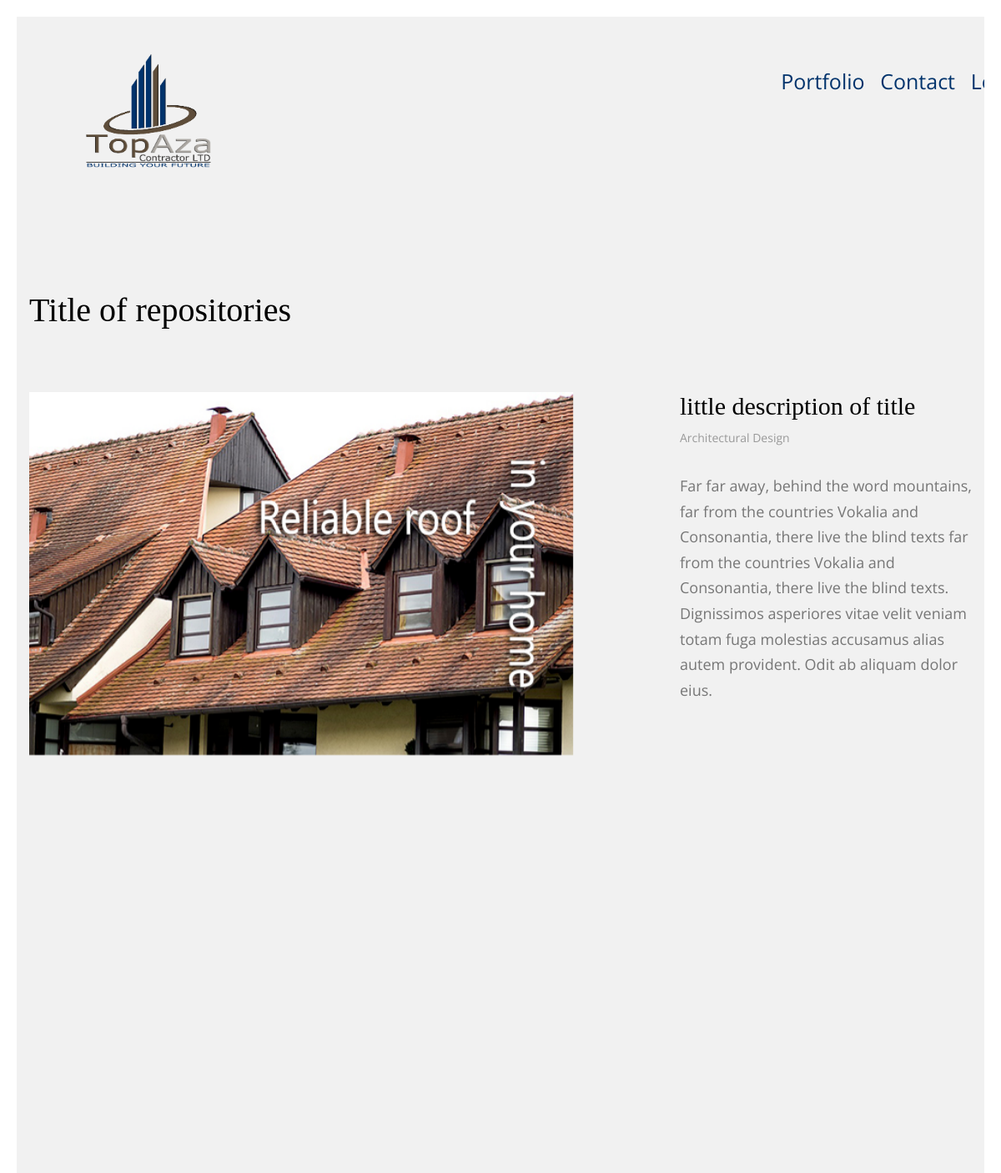
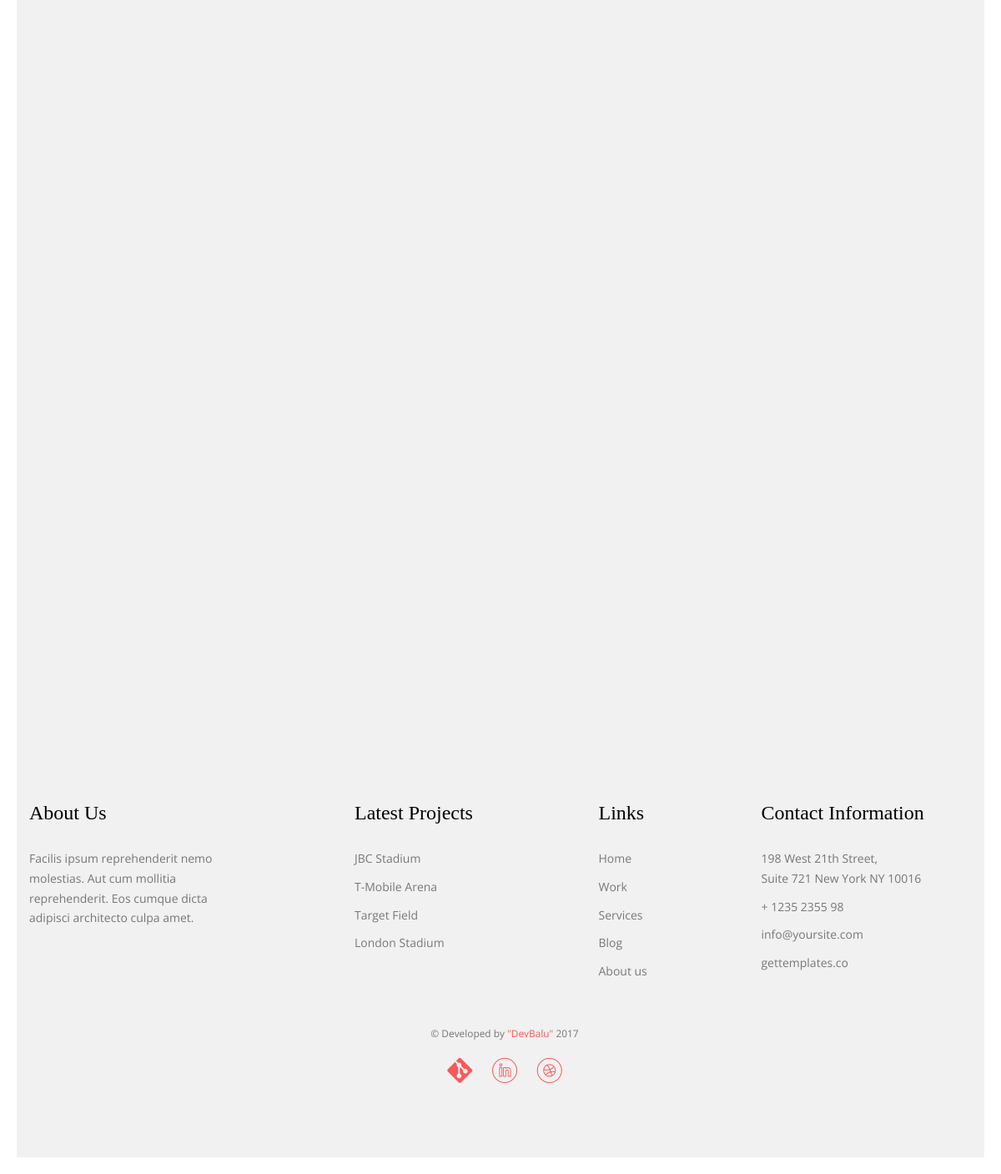
/single.php?idg=2, run on the app's committed database (2 pictures, top to bottom).
### tables this page shows
CREATE TABLE `post` (
  `id` int(11) NOT NULL,
  `id_gr` int(11) NOT NULL,
  `id_cat` int(11) NOT NULL,
  `title` varchar(255) NOT NULL,
  `desc_title` varchar(255) NOT NULL,
  `description` text NOT NULL
);

CREATE TABLE `images` (
  `id` int(11) NOT NULL,
  `id_post` int(11) NOT NULL,
  `bg` varchar(255) NOT NULL
);

### single.php (the view, shortened to what this page needs)
<?php
	require_once("php/connect.php");
	if(!empty($_GET['idg'])){
		$idg = $_GET['idg'];
	}else {
		header("Location:" . $_SERVER['REQUEST_SCHEME'] . '://' . $_SERVER['HTTP_HOST'] . '/AurelBs/index.php');
	}
	if($con){
		$sql = "SELECT * FROM `categories` WHERE `categories`.`id_group` = $idg";
		$category_query = $con->query($sql);
		$num_row_cat = mysqli_num_rows($category_query);
	}else {
		print "connection denied.";die;
	}
	if($num_row_cat > 0){
		$right = "";
		$left = "";
		while ($ct_res = $category_query->fetch_object()) {
			if(!empty($_SESSION['auth'])){
				$del_cat = '<a class="btn black" href="php/del_cat.php?idg='  . $idg . '&idc=' . $ct_res->id . '">DEL</a>';
			}else {
				$del_cat = "";
			}
			if ($ct_res->location == "left") {
				$left = '
						<div class="col-md-12 animate-box">
							' . $del_cat . '
							<a href="single.php?idg=' . $idg . '&idc=' . $ct_res->id . '" class="portfolio-grid">
								<img src="'. $ct_res->bg . '" class="img-responsive" >
								<div class="desc">
									<h3>' . $ct_res->title .'</h3>
									<span>' . $ct_res->subtitle .'</span>
								</div>
							</a>
						</div>
					';
			}elseif($ct_res->location == "right"){
				$right = '
						<div class="col-md-12 animate-box">
							' . $del_cat . '
							<a href="single.php?idg=' . $idg . '&idc=' . $ct_res->id . '" class="portfolio-grid">
								<img src="'. $ct_res->bg . '" class="img-responsive" >
								<div class="desc">
									<h3>' . $ct_res->title .'</h3>
									<span>' . $ct_res->subtitle .'</span>
								</div>
							</a>
						</div>
				';
			}
		}
		$content = '
			<div id="fh5co-portfolio">
				<div class="row nopadding">
					<div class="col-md-6 padding-right">
						<div class="row">
							' . $left . '
						</div>
					</div>
					<div class="col-md-6 padding-left">
						<div class="row">
							' . $right . '
						</div>
					</div>
				</div>
			</div>';
	}
	else {
		$sql = "SELECT `post`.* FROM `post` WHERE `post`.`id_gr` = $idg";
		$gr_post = $con->query($sql);
		$nr_gr_post = mysqli_num_rows($gr_post);
		if ($nr_gr_post < 2) {
			$gp = $gr_post->fetch_object();
			$sql_image = "SELECT `images`.* FROM `images` WHERE `images`.`id_post` = $gp->id";
			$query_images = $con->query($sql_image);
			$images = "";
			while ($row_img = $query_images->fetch_object()) {
				$images .= '
						<div class="image-item  animate-box">
							<img src="' . $row_img->bg. '" class="img-responsive" >
						</div>';
			}
			$content = '
					<div id="fh5co-intro">
						<div class="row animate-box">
							<div class="col-md-8 col-md-offset-2 col-md-pull-2">
								<h2>' . $gp->title . '</h2>
							</div>
						</div>
					</div>
					<div id="fh5co-portfolio">
						<div class="row">
							<div class="col-md-4 col-md-push-8 sticky-parent">
								<div class="detail" id="sticky_item">
									<div class="animate-box">
										<h2>' . $gp->desc_title . '</h2>
										<span>Architectural Design</span>
										<p>' . $gp->description . '</p>
									</div>
								</div>
							</div>
							<div class="col-md-7 col-md-pull-4 image-content">
							' . $images . '
							</div>
						</div>
					</div>
			';
		}
	}
	if(!empty($_SESSION['auth'])){
		$log = '
			<li><a href="adm/panel.php?pt=1">Admin</a></li>
			<li><a href="php/logout.php">Logout</a></li>';
	}else {
		$log = '
			<li><a href="log.php">Login</a></li>
		';
	}
 ?>
<!DOCTYPE HTML>
<html>
	<head>
		<?php include("components/head.php"); ?>
	</head>
	<body>
	<div id="page">
	<nav class="fh5co-nav" role="navigation">
		<div class="container">
			<div class="top-menu">
				<div class="row">
					<div class="col-xs-6 col-sm-6 col-md-2 col-lg-2">
						<div id="fh5co-logo"><a href="index.php"><img src="images/logo.png"></a></div>
					</div>
					<div class="col-xs-10 text-right menu-1">
						<ul>
							<li><a href="index.php">Portfolio</a></li>
							<li><a href="contact.php">Contact</a></li>
							<?php print $log; ?>
						</ul>
					</div>
				</div>
			</div>
		</div>
	</nav>
	<div class="container">
		<?php print empty($content) ? "" : $content; ?>
	</div>
	<?php require_once("components/footer.php"); ?>
	</body>
</html>

### css/style.css (style rules this page uses)
body { font-family: "Open Sans", arial, sans-serif; font-weight: 400; font-size: 14px; line-height: 1.7; color: #767676; background: rgba(232, 232, 232, 0.6); border-left: 20px solid #fff; border-right: 20px solid #fff; }
body:before, body:after { content: ""; position: fixed; background: #fff; left: 0; right: 0; height: 20px; z-index: 100; }
body:before { top: 0; }
body:after { bottom: 0; }
#page { position: relative; overflow-x: hidden; width: 100%; height: 100%; -webkit-transition: 0.5s; -o-transition: 0.5s; transition: 0.5s; }
a { color: #F95959; -webkit-transition: 0.5s; -o-transition: 0.5s; transition: 0.5s; }
p { margin-bottom: 20px; }
h1, h2, h3, h4, h5, h6, figure { color: #000; font-family: "Playfair Display", serif; font-weight: 400; margin: 0 0 20px 0; }
.fh5co-nav { margin: 3em 3em 3em 3em; padding: 20px; }
.fh5co-nav .top-menu { padding: 0; }
.fh5co-nav #fh5co-logo { font-size: 30px; margin: 0; padding: 0; font-weight: 400; font-family: "Playfair Display", serif; }
.fh5co-nav #fh5co-logo img { width: 100%; }
.fh5co-nav #fh5co-logo a { margin-bottom: 0; padding: 0; color: #000; display: block; line-height: 32px; }
.fh5co-nav ul { padding: 0; margin: 1em 0 0 0; }
.fh5co-nav ul li { font-family: "Open Sans", arial, sans-serif; padding: 0; margin: 0; list-style: none; display: inline; font-size: 18px; margin-right: 5px; }
.fh5co-nav ul li a { position: relative; padding: 30px 5px; -webkit-transition: 0.5s; -o-transition: 0.5s; transition: 0.5s; font-size: 25px; color: #00336c; }
#fh5co-intro { padding: 6em 0 4em 0; }
#fh5co-intro h2 { font-size: 40px; line-height: 44px; }
.detail h2 { margin-bottom: 10px; }
.detail span { display: block; color: #999999; margin-bottom: 30px; }
.detail p { font-size: 18px; }
#fh5co-offcanvas a { color: rgba(255, 255, 255, 0.5); }
#fh5co-offcanvas ul { padding: 0; margin: 0; }
#fh5co-offcanvas ul li { padding: 0; margin: 0; list-style: none; font-size: 18px; }
.js .animate-box { opacity: 0; }
.image-item { margin-bottom: 20px; float: left; width: 100%; }
#sticky_item { -webkit-transition: 0.3s; -o-transition: 0.3s; transition: 0.3s; }

### data on the page
post: title "Title of repositories", desc_title "little description of title", description "Far far away, behind the word mountains, far from the countries Vokalia and Consonantia, there live the blind texts far from the countries Vokalia and Consonantia, there live the blind texts. Dignissimos asperiores vitae velit veniam totam fuga molestias accusamus alias autem provident. Odit ab aliquam dolor eius."
images: bg (picture)
